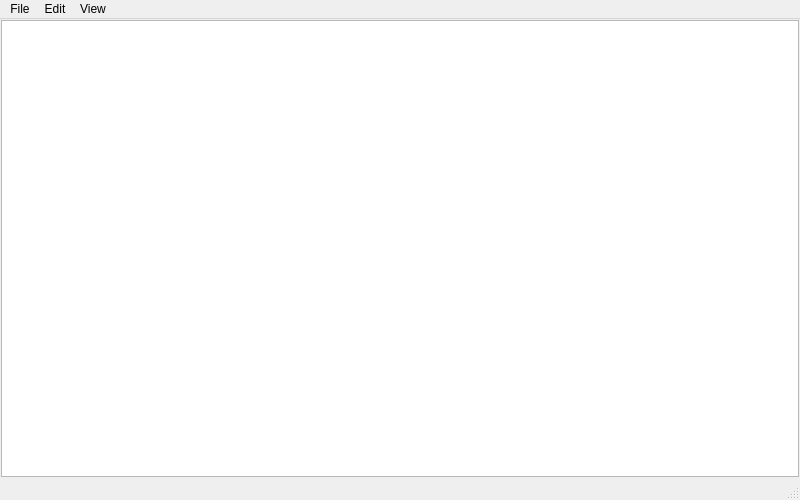
<?xml version="1.0" encoding="UTF-8"?>
<ui version="4.0">
 <class>MainWindow</class>
 <widget class="QMainWindow" name="MainWindow">
  <property name="geometry">
   <rect>
    <x>0</x>
    <y>0</y>
    <width>800</width>
    <height>500</height>
   </rect>
  </property>
  <property name="windowTitle">
   <string>JSON Viewer</string>
  </property>
  <widget class="QWidget" name="main">
   <layout class="QVBoxLayout" name="verticalLayout" stretch="1">
    <property name="spacing">
     <number>0</number>
    </property>
    <property name="leftMargin">
     <number>1</number>
    </property>
    <property name="topMargin">
     <number>1</number>
    </property>
    <property name="rightMargin">
     <number>1</number>
    </property>
    <property name="bottomMargin">
     <number>1</number>
    </property>
    <item>
     <widget class="QPlainTextEdit" name="plnte_main">
      <property name="font">
       <font>
        <family>Ubuntu Mono</family>
        <pointsize>12</pointsize>
       </font>
      </property>
      <property name="lineWrapMode">
       <enum>QPlainTextEdit::WidgetWidth</enum>
      </property>
      <property name="readOnly">
       <bool>false</bool>
      </property>
     </widget>
    </item>
   </layout>
  </widget>
  <widget class="QStatusBar" name="statusbar">
   <property name="autoFillBackground">
    <bool>false</bool>
   </property>
  </widget>
  <widget class="QMenuBar" name="menuBar">
   <property name="enabled">
    <bool>true</bool>
   </property>
   <property name="geometry">
    <rect>
     <x>0</x>
     <y>0</y>
     <width>800</width>
     <height>22</height>
    </rect>
   </property>
   <widget class="QMenu" name="menuFile">
    <property name="title">
     <string>File</string>
    </property>
    <addaction name="actNew"/>
    <addaction name="actOpen"/>
    <addaction name="actSave"/>
    <addaction name="actSaveAs"/>
    <addaction name="separator"/>
    <addaction name="actExit"/>
   </widget>
   <widget class="QMenu" name="menuEdit">
    <property name="title">
     <string>Edit</string>
    </property>
    <addaction name="actFindMistakes"/>
    <addaction name="actAutoFormat"/>
   </widget>
   <widget class="QMenu" name="menuView">
    <property name="title">
     <string>View</string>
    </property>
    <addaction name="actLineWrap"/>
   </widget>
   <addaction name="menuFile"/>
   <addaction name="menuEdit"/>
   <addaction name="menuView"/>
  </widget>
  <action name="actNew">
   <property name="text">
    <string>New</string>
   </property>
   <property name="shortcut">
    <string>Ctrl+N</string>
   </property>
   <property name="visible">
    <bool>true</bool>
   </property>
   <property name="shortcutVisibleInContextMenu">
    <bool>false</bool>
   </property>
  </action>
  <action name="actOpen">
   <property name="text">
    <string>Open</string>
   </property>
   <property name="shortcut">
    <string>Ctrl+O</string>
   </property>
  </action>
  <action name="actSave">
   <property name="text">
    <string>Save</string>
   </property>
   <property name="shortcut">
    <string>Ctrl+S</string>
   </property>
  </action>
  <action name="actSaveAs">
   <property name="text">
    <string>Save As</string>
   </property>
   <property name="shortcut">
    <string>Ctrl+Alt+S</string>
   </property>
  </action>
  <action name="actExit">
   <property name="text">
    <string>Exit</string>
   </property>
   <property name="shortcut">
    <string>Ctrl+Q</string>
   </property>
  </action>
  <action name="actFindMistakes">
   <property name="text">
    <string>Find Mistakes</string>
   </property>
   <property name="shortcut">
    <string>Ctrl+Alt+F</string>
   </property>
  </action>
  <action name="actAutoFormat">
   <property name="text">
    <string>Auto Format</string>
   </property>
   <property name="shortcut">
    <string>Ctrl+Alt+L</string>
   </property>
  </action>
  <action name="actLineWrap">
   <property name="checkable">
    <bool>true</bool>
   </property>
   <property name="checked">
    <bool>true</bool>
   </property>
   <property name="text">
    <string>Line Wrap</string>
   </property>
  </action>
 </widget>
 <resources/>
 <connections/>
</ui>
